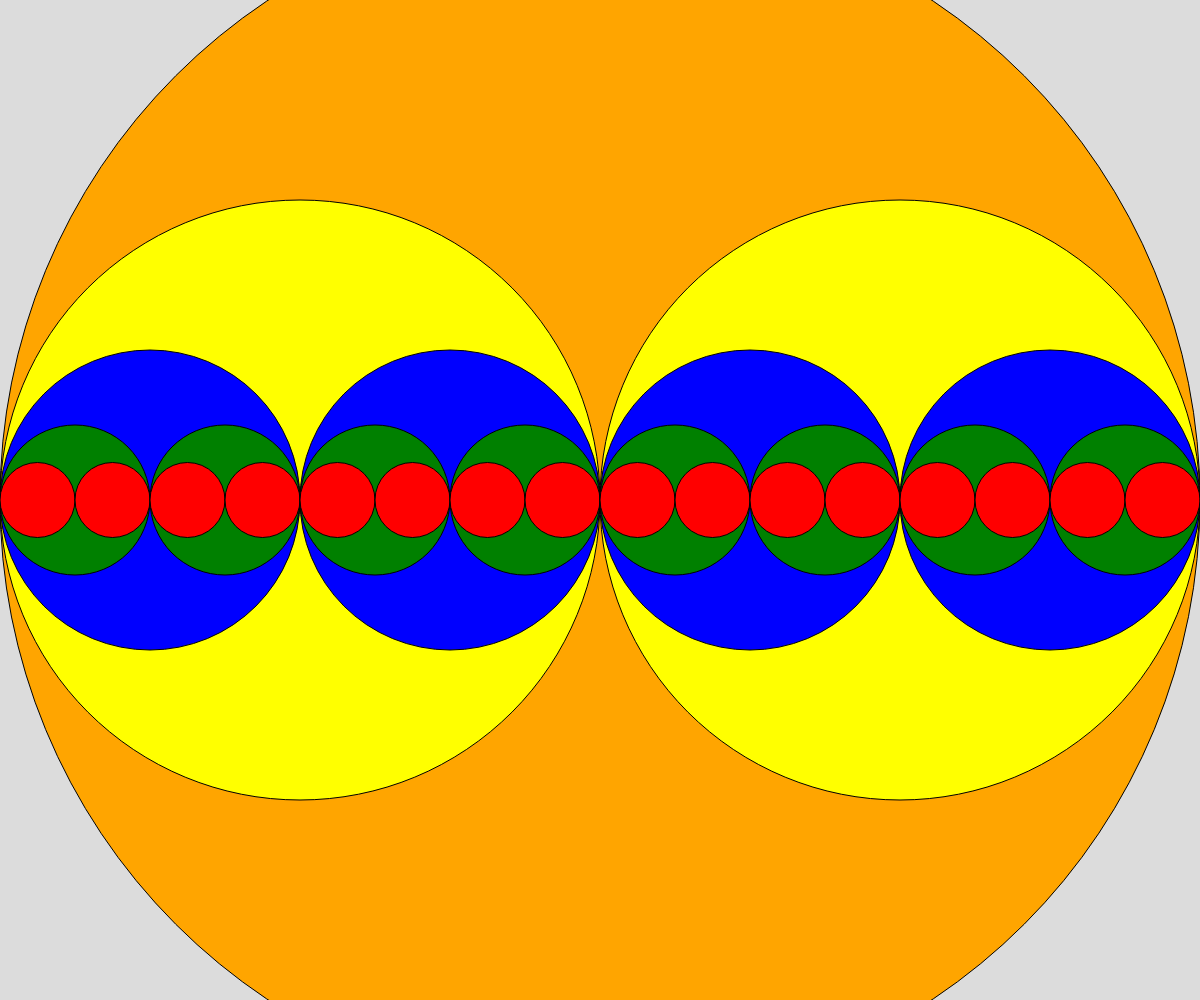
Frame 1 (no input)
Frame 60 (no input): identical to frame 1, image omitted
Frame 120 (the mouse pressed at the canvas centre since frame 60): identical to frame 1, image omitted

The p5.js sketch that drew this single still picture (run headless with seeded random() and noise() and a simulated clock; from frame 60 on, the mouse is pressed at the canvas centre):

// p5.js sketch
// ── sketch.js
// Recursive Circles

let theColors = ["red", "green", "blue", "yellow", "orange", "purple", "black", "pink", "white", "brown", "grey"];

function setup() {
  createCanvas(windowWidth, windowHeight);
}

function draw() {
  background(220);
  let depth = 4;
  fractalCircle(width/2, width, depth);
}

function fractalCircle(x, diameter, depth) {
  fill(theColors[depth]);
  circle(x, height/2, diameter);

  if (depth > 0) {
    //left side
    fractalCircle(x - diameter/4, diameter/2, depth-1);

    //right side
    fractalCircle(x + diameter/4, diameter/2, depth-1);
  }
}
